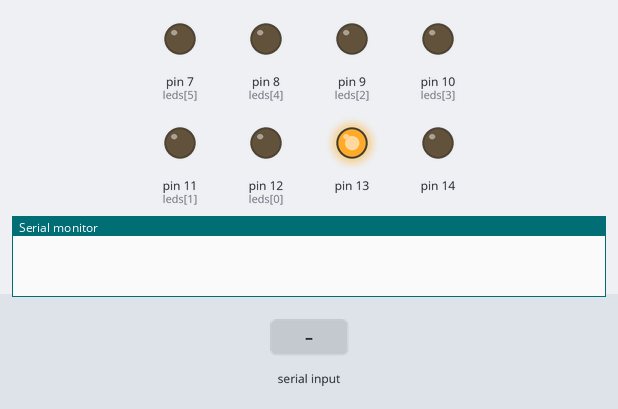
Recording of a sketch running on a simulated Arduino Uno, built with avr-gcc and run on an emulated ATmega328P. On the bench: output pins drawn as LEDs (lit = HIGH), the last lines printed to the serial monitor. Inputs (shaded band) come from the test bench.

Above: at 1.2 s.
1.3 s: "1" received over Serial
At 1.8 s:
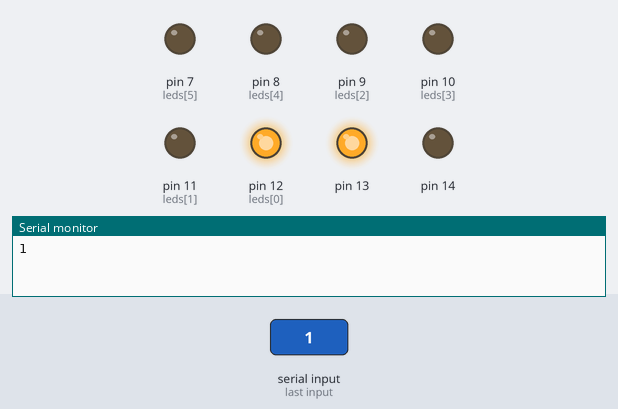
2.8 s: "2" received over Serial
At 4.0 s:
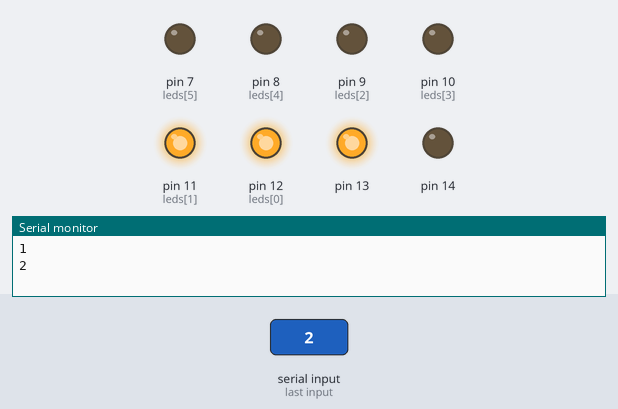
4.3 s: "0" received over Serial
At 5.3 s:
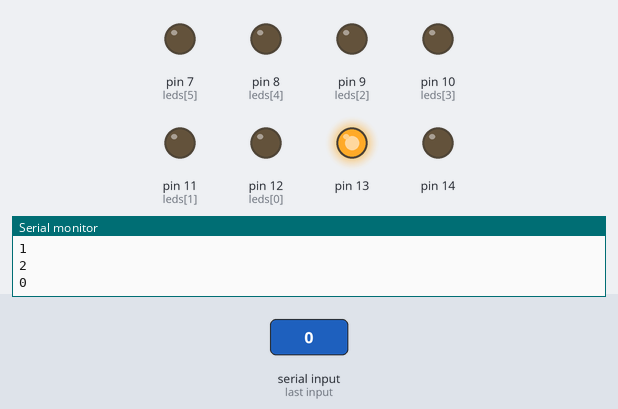
Timing chart, 0 to 7.3 s (numbered marks = the images above; inputs shaded):
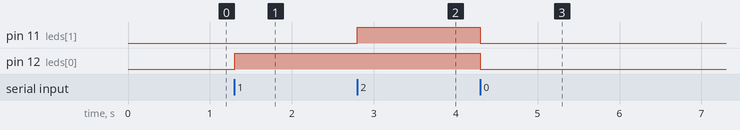

The sketch:

leds_stride.ino
```cpp
int leds[] = {12,11,9,10,8,7};//{7,8,10,9,11,12};

void setup() {
  // put your setup code here, to run once:
  for(int i = 0; i < 8; i++)
    pinMode(7+i, OUTPUT);

  pinMode(13, OUTPUT);
  digitalWrite(13, HIGH);
  Serial.begin(9600);
}

void loop() {
  if (Serial.available())
  {
    int n = ((int)Serial.read());
    n -= 48;
    Serial.println(n);
    for(int i = 0; i < 6; i++)
      digitalWrite(leds[i], i < n ? HIGH : LOW);
    //digitalWrite(leds[n], HIGH);
    delay(100);
    while(Serial.available())
    {
      delay(100);
      Serial.read();
    }
  }
}
```

Measured:
- after the input at 1.3 s, pin 12 (leds[0]): LOW → HIGH at once
- after the input at 2.8 s, pin 11 (leds[1]): LOW → HIGH at once
- after the input at 4.3 s, pin 11 (leds[1]), pin 12 (leds[0]): HIGH → LOW at once
